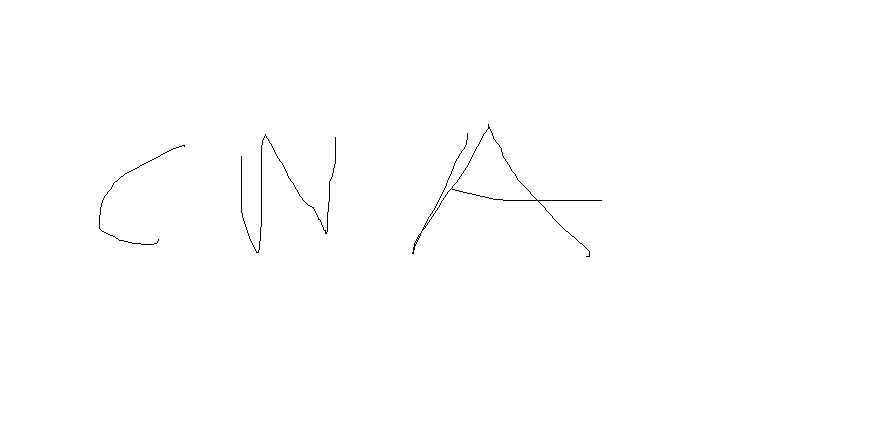
#> input picture Image-word/Test/NCA.png, 869 x 447 px
$ python wordect.py
#> lines starting #> are read from the running program, lines starting #| are printed output that depends on the picture; after the words box and inside, x2 and y2 are one past the last pixel; in counts of white or black regions, pixels touching at a corner belong together
import cv2

image = cv2.imread("NCA.png")
#> image is the input picture: shape (447, 869, 3); 99.7% white; black in thin lines or dots, all inside (x1, y1, x2, y2) = (99, 124, 602, 257)
gray = cv2.cvtColor(image,cv2.COLOR_BGR2GRAY)
_,thresh = cv2.threshold(gray,0,255,cv2.THRESH_BINARY_INV)
kernel = cv2.getStructuringElement(cv2.MORPH_CROSS,(3,3))
dilated = cv2.dilate(thresh,kernel,iterations = 3)
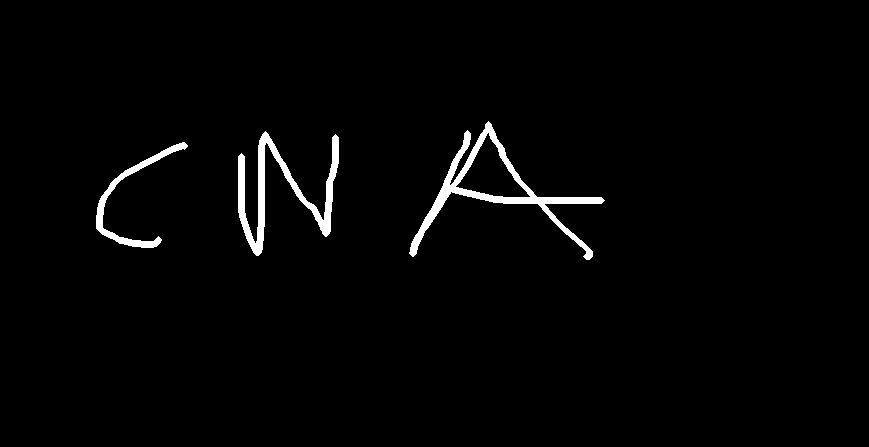
#> dilated: shape (447, 869); 1.9% white; 3 white regions
contours, hierarchy = cv2.findContours(thresh,cv2.RETR_EXTERNAL,cv2.CHAIN_APPROX_NONE)
#> contours = 3 contours, 2 with area under 20; largest, box (x1, y1, x2, y2) and area: (412, 124, 602, 257) 2836
i = 0
for contour in contours:

    [x,y,w,h] = cv2.boundingRect(contour)

    crop = image[y:y+h,x:x+w]

    cv2.imwrite(str(i)+".jpg",crop)
    i= i+1
#> this loop made 3 passes
#> (x, y, w, h) on passes 1 to 3: (99, 145, 86, 100), (241, 134, 95, 119), (412, 124, 190, 133)
#> pass 1, `crop = image[y:y+h,x:x+w]`:
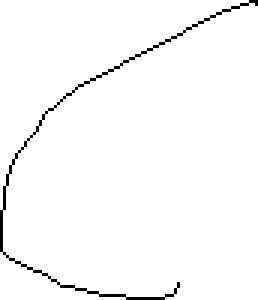
#> crop: shape (100, 86, 3) (shown 3 times larger); 97.9% white; black in thin lines or dots
#> pass 2, `crop = image[y:y+h,x:x+w]`:
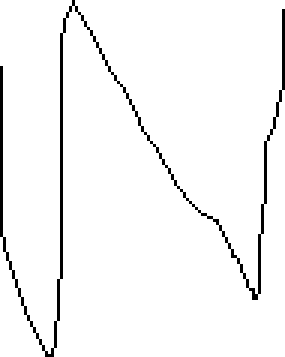
#> crop: shape (119, 95, 3) (shown 3 times larger); 96.3% white; black in thin lines or dots
#> pass 3, `crop = image[y:y+h,x:x+w]`:
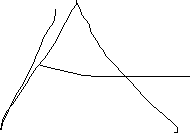
#> crop: shape (133, 190, 3); 97.9% white; black in thin lines or dots
#> after the loop, i = 3
